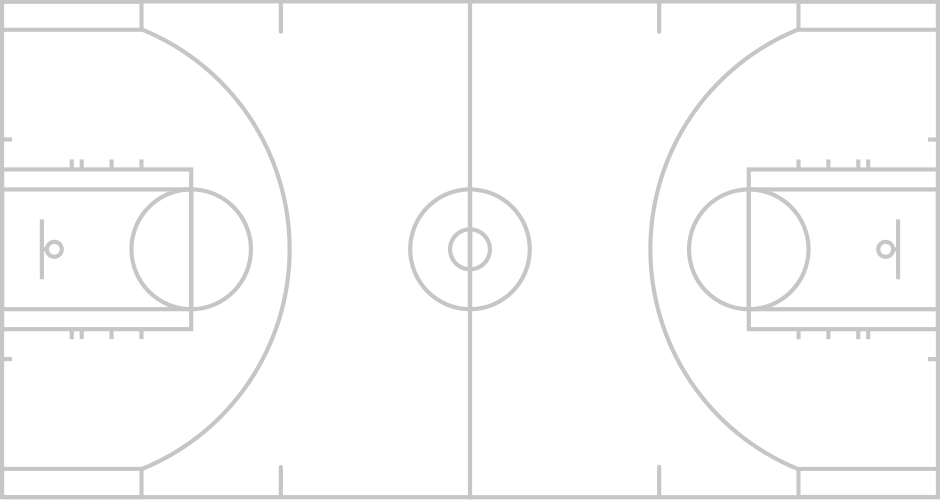
#> input picture fullcourt.png, 940 x 500 px
$ jupyter execute --allow-errors functions.ipynb   (shell and % lines are left out)   (Python 2 division)
#> lines starting #> are read from the running program, lines starting #| are printed output that depends on the picture
[cell 1]
import os
import json
import pandas as pd
import numpy as np
import matplotlib.pyplot as plt
from sklearn.preprocessing import normalize
import scipy.stats
import time
from sklearn.decomposition import PCA
from mpl_toolkits.mplot3d import Axes3D
from sklearn.cluster import KMeans
from scipy.spatial.distance import cdist, pdist
import matplotlib.animation as animation

### Load in data

[cell 2]
with open("id_to_player.json") as f:
#> (reads id_to_player.json from the repository)
    for l in f:
        id_to_player = json.loads(l)
id_to_player = {int(k): v for (k, v) in id_to_player.items()}
with open("player_to_id.json") as f:
#> (reads player_to_id.json from the repository)
    for l in f:
        player_to_id = json.loads(l)
player_to_id = {k: int(v) for (k, v) in player_to_id.items()}

[cell 3]
with open("id_to_team.json") as f:
#> (reads id_to_team.json from the repository)
    for l in f:
        id_to_team = json.loads(l)
id_to_team = {int(k): v for (k, v) in id_to_team.items()}
with open("team_to_id.json") as f:
#> (reads team_to_id.json from the repository)
    for l in f:
        team_to_id = json.loads(l)
team_to_id = {k: int(v) for (k, v) in team_to_id.items()}
team_to_winpct = json.load(open("team_to_winpct.json"))
team_to_abbrev = json.load(open("team_to_abbrev.json"))

### Zones

[cell 4]
court = plt.imread("fullcourt.png")
#> court is the input picture: shape (500, 940, 4) float32; mean R, G, B, A 0.0719, 0.0719, 0.0719, 0.0753
counter = 0
xs = []
ys = []
n = []
for root, dirs, files in os.walk(".\data"):
    counter += 1
    if counter > 2:
        break
    for fil in files:
        with open(os.path.join(root, fil)) as f:
            for l in f:
                line = json.loads(l)
                gid = line["gameid"]
                for mom in line["events"][4]["moments"]:
                    n = [id_to_player[val[1]] for val in mom[5]]
                    xs.append([val[2] for val in mom[5]])
                    ys.append([val[3] for val in mom[5]])
                break

fig = plt.figure(figsize=(10, 8))
ax1 = fig.add_subplot(1,1,1)
colors = ["orange"] + ["red"]*5 + ["blue"]*5

# [10 lines left out: function animate, not called in this run]
ani = animation.FuncAnimation(fig, animate, interval=100)
plt.show()

### Function to find distance from one point to another

[cell 5]
def distance(x1, y1, x2, y2):
    return ((x1-x2)**2 + (y1-y2)**2)**0.5

### Function to return the zone of a given coordinate

[cell 6]
# [21 lines left out: function get_zone, not called in this run]

### Function to output transition matrices for a team's movements

[cell 7]
def transitions(team_name, num_games=None, p=True):
    abbrev = team_to_abbrev[team_name]
    team_id = team_to_id[team_name]
    transition_dict = {}
    seen_moments = set()

    count = 0
    for root, dirs, files in os.walk(".\data"):
        if abbrev in root:
            for fil in files:
                with open(os.path.join(root, fil)) as f:
                    if num_games and count >= num_games:
                        return transition_dict
                    if p:
                        print root
                    count += 1
                    for l in f:
                        line = json.loads(l)
                        for i in range(len(line["events"])):
                            for mom in line["events"][i]["moments"]:
                                mom_tuple = (mom[2], mom[3], mom[5][0][2], mom[5][0][3])
                                if mom_tuple not in seen_moments:
                                    for val in mom[5]:
                                        player = val[1]
                                        team = val[0]
                                        if team == team_id and player != -1:
                                            zone = get_zone(val[2], val[3])
                                            if team not in transition_dict:
                                                transition_dict[team] = {}
                                            if player not in transition_dict[team]:
                                                transition_dict[team][player] = [np.zeros(shape=(10, 10)), zone]
                                            else:
                                                if transition_dict[team][player][1] != zone:
                                                    transition_dict[team][player][0][transition_dict[team][player][1], zone] += 1
                                            transition_dict[team][player][1] = zone
                                    seen_moments.add(mom_tuple)
    return transition_dict

### Outputs distances for each player to ball for each moment

[cell 8]
def distances_to_ball(team_name, team_specific=True, num_games=None, p=True):
    #p = scipy.stats.norm(1, 1)
    abbrev = team_to_abbrev[team_name]
    moment_dists = []
    team_id = team_to_id[team_name]
    seen_moments = set()

    count = 0
    for root, dirs, files in os.walk(".\data"):
        if abbrev in root:
            for fil in files:
                with open(os.path.join(root, fil)) as f:
                    if num_games and count >= num_games:
                        return moment_dists
                    if p:
                        print root
                    count += 1
                    for l in f:
                        line = json.loads(l)
                        for i in range(len(line["events"])):
                            for mom in line["events"][i]["moments"]:
                                mom_tuple = (mom[2], mom[3], mom[5][0][2], mom[5][0][3])
                                if mom_tuple not in seen_moments:
                                    ballx = mom[5][0][2]
                                    bally = mom[5][0][3]
                                    dists = []
                                    for val in mom[5]:
                                        team = val[0]
                                        player = val[1]
                                        if player != -1 and player != 0 and (not team_specific or (team == team_id and team_specific)):
                                            dists.append((id_to_player[player], distance(val[2], val[3], ballx, bally), team))
                                            #dists.append((id_to_player[player], p.pdf(distance(val[2], val[3], ballx, bally))))
                                    seen_moments.add(mom_tuple)
                                    if dists:
                                        moment_dists.append(sorted(dists, key=lambda x:x[1]))
    return moment_dists, ball_loc

### Given distances of players at each moment, finds ballhandlers

[cell 9]
# [28 lines left out: function get_ballhandlers, not called in this run]

### Finds transition matrices of ballhandlers only

[cell 10]
# [47 lines left out: function ballhandler_transitions, not called in this run]

[cell 11]
player_to_trans_pass = json.load(open("player_to_trans_pass.json"))
player_to_trans_nopass = json.load(open("player_to_trans_nopass.json"))
player_to_norm_trans_pass = json.load(open("player_to_norm_trans_pass.json"))
player_to_norm_trans_nopass = json.load(open("player_to_norm_trans_nopass.json"))

### Visualization of good offense vs bad offense

[cell 12]
relevant_players = {"Draymond Green", "Stephen Curry", "Klay Thompson", "Harrison Barnes", "Andrew Bogut"}
relevant_players2 = {"Nerlens Noel", "Jerami Grant", "Jahlil Okafor", "Nik Stauskas", "TJ McConnell"}
vals = []
ps = []
for p, mat in player_to_trans_nopass.items():
    ps.append(p)
    vals.append(mat)
t = PCA(n_components=2)
td=t.fit_transform(vals)
plt.figure(figsize=(15, 12))
plt.scatter(td[:, 0], td[:, 1])
for p, x, y in zip(ps, td[:, 0], td[:, 1]):
    if p in relevant_players:
        plt.annotate(p, xy=(x, y), xytext=(-20, 15), size=8, textcoords='offset points', ha='center', va='center',
                     bbox=dict(boxstyle='round,pad=0.2', fc='yellow', alpha=0.7))
    if p in relevant_players2:
        plt.annotate(p, xy=(x, y), xytext=(-20, 15), size=8, textcoords='offset points', ha='center', va='center',
                     bbox=dict(boxstyle='round,pad=0.2', fc='red', alpha=0.7))
plt.title("Dimensionality Reduced Transition Matrices for Each Player")
plt.show()
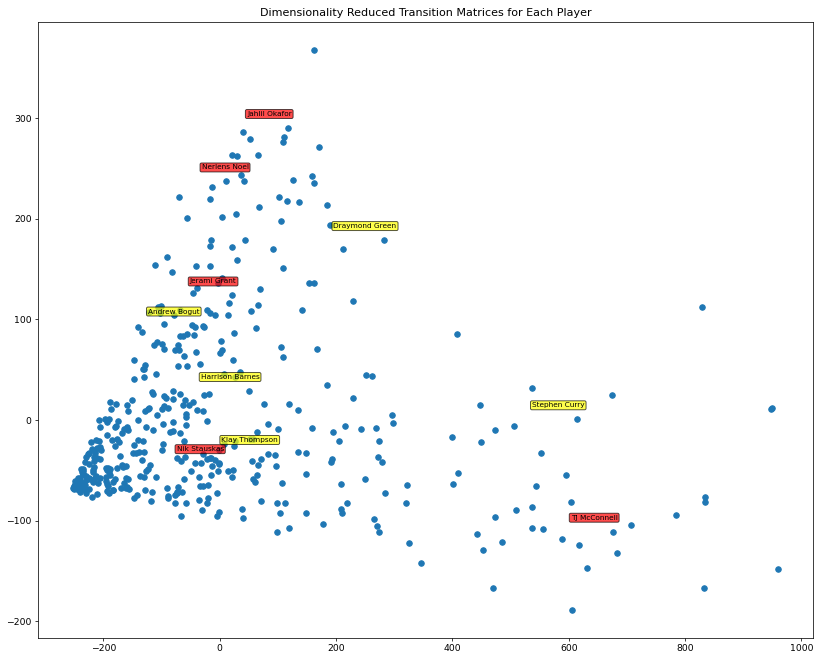
#> figure drawn by matplotlib, 1 panel

### Relevant players plotted on PCA reduced transition matrices

[cell 13]
relevant_players = {"Marc Gasol", "Draymond Green", "Blake Griffin", "Reggie Jackson", "Paul George",
                    "Kevin Durant", "Kawhi Leonard", "Danilo Gallinari", "LeBron James", "Dwyane Wade",
                    "Carmelo Anthony", "Greg Monroe", "DeMarcus Cousins", "Jahlil Okafor", "Zach Randolph",
                    "Kristaps Porzingis", "LaMarcus Aldridge", "Russell Westbrook", "James Harden",
                    "Damian Lillard", "John Wall", "Mike Conley", "Isaiah Thomas", "Stephen Curry",
                    "Chris Paul", "Rajon Rondo", "Kyle Lowry", "Ricky Rubio", "Anthony Davis", "Klay Thompson",
                    "Kyle Korver", "Danny Green", "JJ Redick", "Bradley Beal", "J.R. Smith",
                    "CJ McCollum", "Goran Dragic", "Trey Burke", "Robin Lopez", "Kevin Love",
                    "Serge Ibaka", "Kemba Walker"}
plt.figure(figsize=(15, 12))
plt.scatter(td[:, 0], td[:, 1])
for p, x, y in zip(ps, td[:, 0], td[:, 1]):
    if p in relevant_players:
        plt.annotate(p, xy=(x, y), xytext=(-20, 15), size=8, textcoords='offset points', ha='center', va='center',
                     bbox=dict(boxstyle='round,pad=0.2', fc='yellow', alpha=0.5))
plt.title("Dimensionality Reduced Transition Matrices for Each Player")
plt.show()
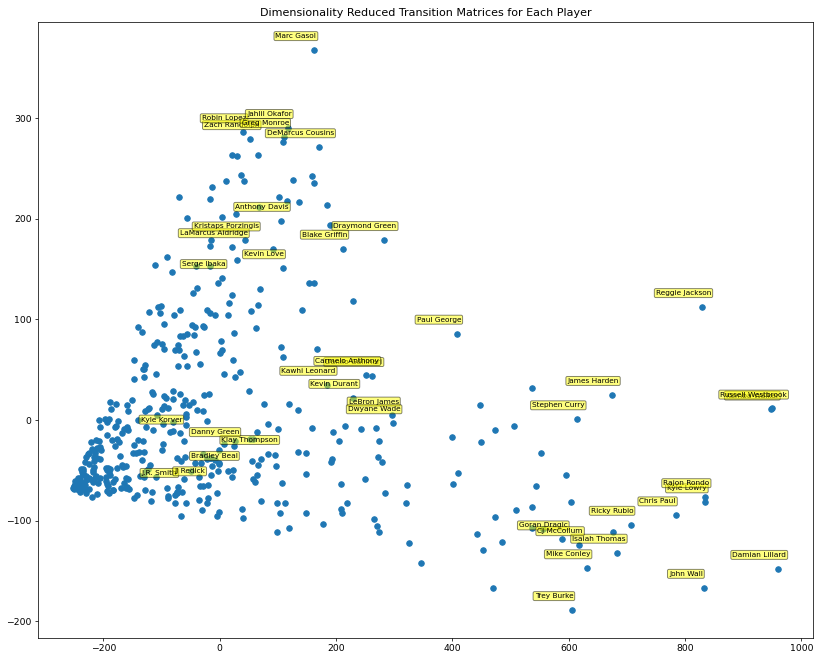
#> figure drawn by matplotlib, 1 panel

### Use elbow method to find best k value for k-means

[cell 14]
def elbow(df, n):
#> called with n = 30
    kMeansVar = [KMeans(n_clusters=k).fit(df) for k in range(1, n)]
    centroids = [X.cluster_centers_ for X in kMeansVar]
    k_euclid = [cdist(df, cent, "euclidean") for cent in centroids]
    dist = [np.min(ke, axis=1) for ke in k_euclid]
    wcss = [sum(d**2) for d in dist]
    tss = sum(pdist(df)**2)/df.shape[0]
    bss = tss - wcss
    plt.title("Number of Clusters vs Variance Explained")
    plt.xlabel("Number of Clusters")
    plt.ylabel("Percentage of Variance Explained")
    plt.ylim(0, 100)
    plt.plot(bss/tss*100)
    plt.show()
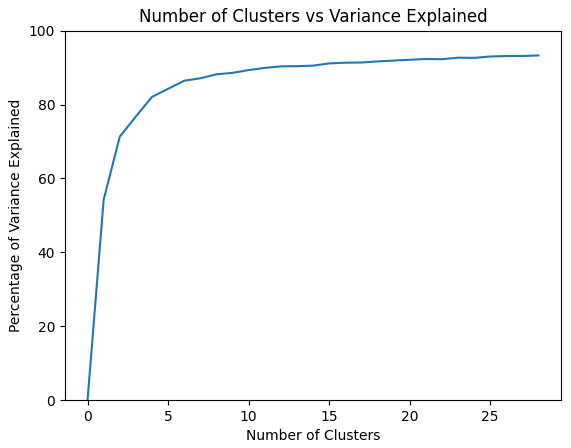
#> figure drawn by matplotlib, 1 panel; curve peaks at x = 28, y = 93.27
elbow(np.array(vals), 30)

### Perform K-means on the flattened transition matrices

[cell 15]
kmeans = KMeans(n_clusters=5).fit(vals)
centers = kmeans.cluster_centers_
labels = kmeans.labels_
label_to_players = {}
for p, label in zip(ps, labels):
    if label in label_to_players:
        label_to_players[label].append(p)
    else:
        label_to_players[label] = [p]

[cell 16]
for players in sorted(label_to_players.values(), key=lambda x:len(x)):
    print players

### Plot clusters with relevant players

[cell 17]
relevant_players = {"Marc Gasol", "Draymond Green", "Blake Griffin", "Reggie Jackson", "Paul George",
                    "Kevin Durant", "Kawhi Leonard", "Danilo Gallinari", "LeBron James", "Dwyane Wade",
                    "Carmelo Anthony", "Greg Monroe", "DeMarcus Cousins", "Jahlil Okafor", "Zach Randolph",
                    "Kristaps Porzingis", "LaMarcus Aldridge", "Russell Westbrook", "James Harden",
                    "Damian Lillard", "John Wall", "Mike Conley", "Isaiah Thomas", "Stephen Curry",
                    "Chris Paul", "Rajon Rondo", "Kyle Lowry", "Ricky Rubio", "Anthony Davis", "Klay Thompson",
                    "Kyle Korver", "Danny Green", "JJ Redick", "Bradley Beal", "J.R. Smith",
                    "CJ McCollum", "Goran Dragic", "Trey Burke", "Robin Lopez", "Kevin Love",
                    "Serge Ibaka", "Kemba Walker"}
vals_with_centers = list(vals)
vals_with_centers.extend(centers)
sizes = [15]*len(vals)+[100]*5
cmap = {0: "#29d4ff", 1:"#ffd941", 2:"#ff7369", 3:"violet", 4:"green"}
colors = [cmap[label] for label in labels]
t = PCA(n_components=2)
td=t.fit_transform(vals_with_centers)
plt.figure(figsize=(15, 12))
plt.scatter(td[:len(vals), 0], td[:len(vals), 1], c=colors)
plt.scatter(td[len(vals):, 0], td[len(vals):, 1], s=200, color="black", marker="X")
plt.title("Clusters of Dimensionality Reduced Transition Matrices for Each Player")
for p, x, y in zip(ps, td[:, 0], td[:, 1]):
    if p in relevant_players:
        plt.annotate(p, xy=(x, y), xytext=(-20, 15), size=8, textcoords='offset points', ha='center', va='center',
                     bbox=dict(boxstyle='round,pad=0.2', fc="yellow", alpha=0.5))
plt.show()
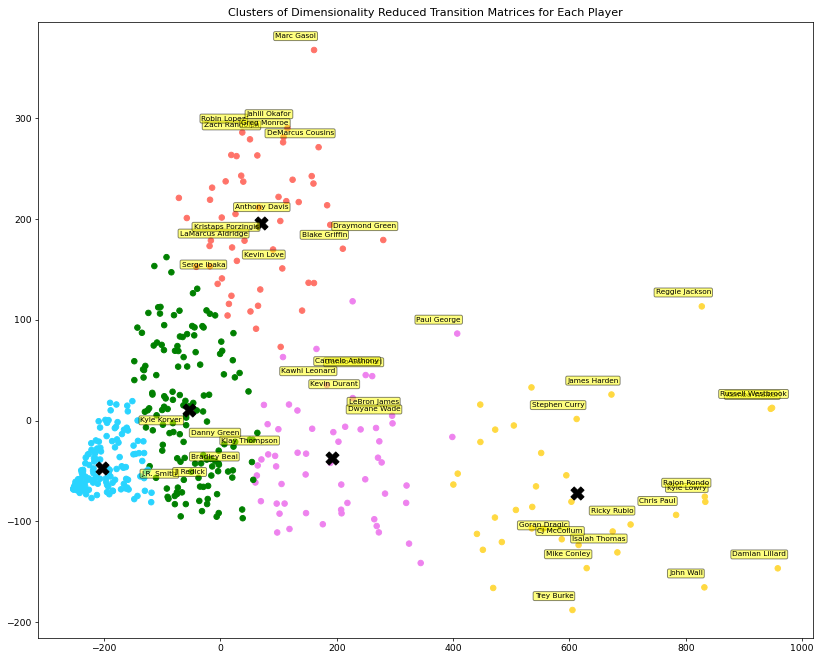
#> figure drawn by matplotlib, 1 panel

### Look into PCA reduced transition matrices for team

[cell 18]
team_to_transitions = json.load(open("team_to_transitions.json"))

[cell 19]
ts = []
transs = []
for p, mat in team_to_transitions.items():
    ts.append(p)
    transs.append(mat)
t = PCA(n_components=2)
td=t.fit_transform(transs)

plt.figure(figsize=(10, 8))
plt.scatter(td[:, 0], td[:, 1])

for team, x, y in zip(ts, td[:, 0], td[:, 1]):
    plt.annotate(team_to_abbrev[team], xy=(x, y), xytext=(0, 0), textcoords='offset points', ha='center', va='center',
                 bbox=dict(boxstyle='circle,pad=0.2', fc='yellow', alpha=1))
plt.title("PCA Reduced Team Transition Matrices")
plt.show()
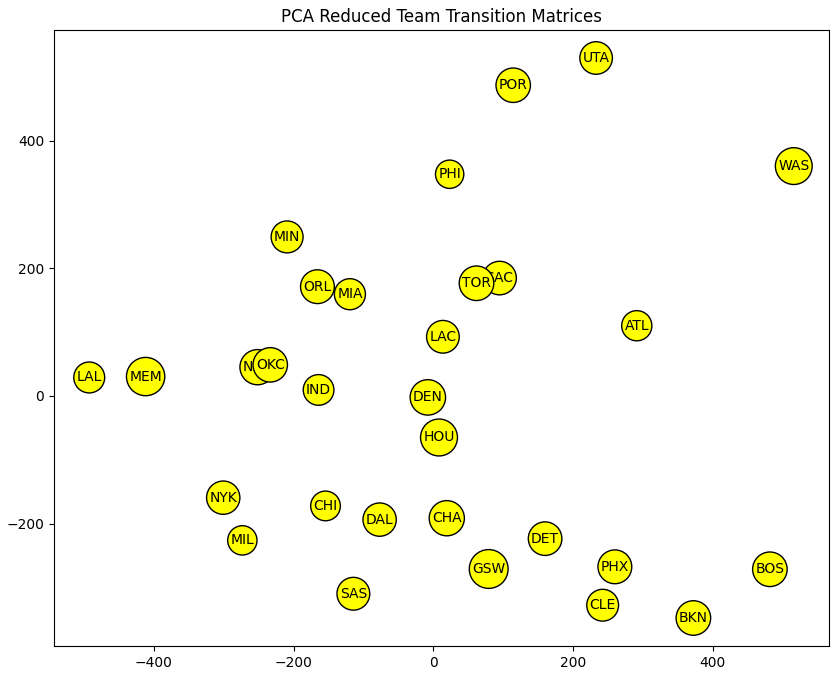
#> figure drawn by matplotlib, 1 panel
#> (the rest of the program and of its run is left out)
